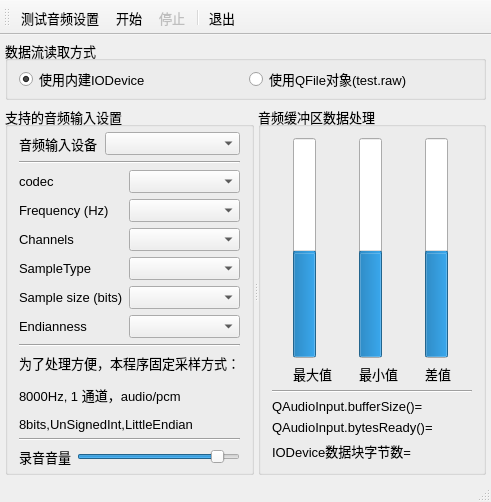
<?xml version="1.0" encoding="UTF-8"?>
<ui version="4.0">
 <class>MainWindow</class>
 <widget class="QMainWindow" name="MainWindow">
  <property name="geometry">
   <rect>
    <x>0</x>
    <y>0</y>
    <width>490</width>
    <height>440</height>
   </rect>
  </property>
  <property name="font">
   <font>
    <pointsize>10</pointsize>
   </font>
  </property>
  <property name="windowTitle">
   <string>Demo10_4, QAudioInput进行音频输入</string>
  </property>
  <widget class="QWidget" name="centralWidget">
   <layout class="QVBoxLayout" name="verticalLayout_3">
    <property name="leftMargin">
     <number>5</number>
    </property>
    <property name="topMargin">
     <number>5</number>
    </property>
    <property name="rightMargin">
     <number>5</number>
    </property>
    <property name="bottomMargin">
     <number>5</number>
    </property>
    <item>
     <widget class="QGroupBox" name="groupBox_saveMode">
      <property name="title">
       <string>数据流读取方式</string>
      </property>
      <layout class="QHBoxLayout" name="horizontalLayout_3">
       <property name="topMargin">
        <number>5</number>
       </property>
       <property name="bottomMargin">
        <number>5</number>
       </property>
       <item>
        <widget class="QRadioButton" name="radioSaveMode_Inner">
         <property name="toolTip">
          <string>strat()方式启动，利用返回的内建IODevice读取数据</string>
         </property>
         <property name="text">
          <string>使用内建IODevice</string>
         </property>
         <property name="checked">
          <bool>true</bool>
         </property>
        </widget>
       </item>
       <item>
        <widget class="QRadioButton" name="radioSaveMode_QFile">
         <property name="toolTip">
          <string>start(file)方式启动，file是外建QFile对象</string>
         </property>
         <property name="text">
          <string>使用QFile对象(test.raw)</string>
         </property>
        </widget>
       </item>
      </layout>
     </widget>
    </item>
    <item>
     <widget class="QSplitter" name="splitter">
      <property name="orientation">
       <enum>Qt::Horizontal</enum>
      </property>
      <widget class="QGroupBox" name="groupBoxDevice">
       <property name="title">
        <string>支持的音频输入设置</string>
       </property>
       <layout class="QVBoxLayout" name="verticalLayout_2">
        <property name="topMargin">
         <number>5</number>
        </property>
        <property name="bottomMargin">
         <number>5</number>
        </property>
        <item>
         <layout class="QHBoxLayout" name="horizontalLayout">
          <item>
           <widget class="QLabel" name="label">
            <property name="maximumSize">
             <size>
              <width>80</width>
              <height>16777215</height>
             </size>
            </property>
            <property name="text">
             <string>音频输入设备</string>
            </property>
           </widget>
          </item>
          <item>
           <widget class="QComboBox" name="comboDevices"/>
          </item>
         </layout>
        </item>
        <item>
         <widget class="Line" name="line">
          <property name="orientation">
           <enum>Qt::Horizontal</enum>
          </property>
         </widget>
        </item>
        <item>
         <layout class="QGridLayout" name="gridLayout">
          <item row="0" column="0">
           <widget class="QLabel" name="actualCodecLabel">
            <property name="text">
             <string>codec</string>
            </property>
           </widget>
          </item>
          <item row="0" column="1">
           <widget class="QComboBox" name="comboCodec"/>
          </item>
          <item row="1" column="0">
           <widget class="QLabel" name="actualFreqLabel">
            <property name="text">
             <string>Frequency (Hz)</string>
            </property>
           </widget>
          </item>
          <item row="1" column="1">
           <widget class="QComboBox" name="comboSampleRate">
            <property name="sizePolicy">
             <sizepolicy hsizetype="Expanding" vsizetype="Fixed">
              <horstretch>0</horstretch>
              <verstretch>0</verstretch>
             </sizepolicy>
            </property>
           </widget>
          </item>
          <item row="2" column="0">
           <widget class="QLabel" name="actualChannelLabel">
            <property name="text">
             <string>Channels</string>
            </property>
           </widget>
          </item>
          <item row="2" column="1">
           <widget class="QComboBox" name="comboChannels"/>
          </item>
          <item row="3" column="0">
           <widget class="QLabel" name="actualSampleTypeLabel">
            <property name="text">
             <string>SampleType</string>
            </property>
           </widget>
          </item>
          <item row="3" column="1">
           <widget class="QComboBox" name="comboSampleTypes"/>
          </item>
          <item row="4" column="0">
           <widget class="QLabel" name="actualSampleSizeLabel">
            <property name="text">
             <string>Sample size (bits)</string>
            </property>
           </widget>
          </item>
          <item row="4" column="1">
           <widget class="QComboBox" name="comboSampleSizes"/>
          </item>
          <item row="5" column="0">
           <widget class="QLabel" name="actualEndianLabel">
            <property name="text">
             <string>Endianness</string>
            </property>
           </widget>
          </item>
          <item row="5" column="1">
           <widget class="QComboBox" name="comboByteOrder"/>
          </item>
         </layout>
        </item>
        <item>
         <widget class="Line" name="line_2">
          <property name="orientation">
           <enum>Qt::Horizontal</enum>
          </property>
         </widget>
        </item>
        <item>
         <widget class="QLabel" name="label_2">
          <property name="text">
           <string>&lt;html&gt;&lt;head/&gt;&lt;body&gt;&lt;p&gt;为了处理方便，本程序固定采样方式：&lt;/p&gt;&lt;p&gt;8000Hz, 1 通道，audio/pcm&lt;/p&gt;&lt;p&gt;8bits,UnSignedInt,LittleEndian&lt;/p&gt;&lt;/body&gt;&lt;/html&gt;</string>
          </property>
          <property name="textFormat">
           <enum>Qt::AutoText</enum>
          </property>
         </widget>
        </item>
        <item>
         <widget class="Line" name="line_4">
          <property name="orientation">
           <enum>Qt::Horizontal</enum>
          </property>
         </widget>
        </item>
        <item>
         <layout class="QHBoxLayout" name="horizontalLayout_2">
          <item>
           <widget class="QLabel" name="LabVol">
            <property name="text">
             <string>录音音量</string>
            </property>
           </widget>
          </item>
          <item>
           <widget class="QSlider" name="sliderVolumn">
            <property name="maximum">
             <number>100</number>
            </property>
            <property name="value">
             <number>90</number>
            </property>
            <property name="orientation">
             <enum>Qt::Horizontal</enum>
            </property>
           </widget>
          </item>
         </layout>
        </item>
       </layout>
      </widget>
      <widget class="QGroupBox" name="groupBox_disp">
       <property name="title">
        <string>音频缓冲区数据处理</string>
       </property>
       <layout class="QVBoxLayout" name="verticalLayout">
        <item>
         <layout class="QGridLayout" name="gridLayout_2">
          <item row="0" column="0">
           <widget class="QProgressBar" name="progBar_Max">
            <property name="maximum">
             <number>256</number>
            </property>
            <property name="value">
             <number>120</number>
            </property>
            <property name="textVisible">
             <bool>false</bool>
            </property>
            <property name="orientation">
             <enum>Qt::Vertical</enum>
            </property>
           </widget>
          </item>
          <item row="0" column="1">
           <widget class="QProgressBar" name="progBar_Min">
            <property name="maximum">
             <number>256</number>
            </property>
            <property name="value">
             <number>120</number>
            </property>
            <property name="textVisible">
             <bool>false</bool>
            </property>
            <property name="orientation">
             <enum>Qt::Vertical</enum>
            </property>
           </widget>
          </item>
          <item row="0" column="2">
           <widget class="QProgressBar" name="progBar_Diff">
            <property name="maximum">
             <number>256</number>
            </property>
            <property name="value">
             <number>120</number>
            </property>
            <property name="textVisible">
             <bool>false</bool>
            </property>
            <property name="orientation">
             <enum>Qt::Vertical</enum>
            </property>
           </widget>
          </item>
          <item row="1" column="0">
           <widget class="QLabel" name="label_3">
            <property name="text">
             <string>最大值</string>
            </property>
           </widget>
          </item>
          <item row="1" column="1">
           <widget class="QLabel" name="label_4">
            <property name="text">
             <string>最小值</string>
            </property>
           </widget>
          </item>
          <item row="1" column="2">
           <widget class="QLabel" name="label_5">
            <property name="text">
             <string>差值</string>
            </property>
           </widget>
          </item>
         </layout>
        </item>
        <item>
         <widget class="Line" name="line_3">
          <property name="orientation">
           <enum>Qt::Horizontal</enum>
          </property>
         </widget>
        </item>
        <item>
         <widget class="QLabel" name="LabBufferSize">
          <property name="minimumSize">
           <size>
            <width>200</width>
            <height>0</height>
           </size>
          </property>
          <property name="text">
           <string>QAudioInput.bufferSize()=</string>
          </property>
         </widget>
        </item>
        <item>
         <widget class="QLabel" name="LabBytesReady">
          <property name="text">
           <string>QAudioInput.bytesReady()=</string>
          </property>
         </widget>
        </item>
        <item>
         <widget class="QLabel" name="LabBlockSize">
          <property name="minimumSize">
           <size>
            <width>190</width>
            <height>0</height>
           </size>
          </property>
          <property name="text">
           <string>IODevice数据块字节数=</string>
          </property>
         </widget>
        </item>
       </layout>
      </widget>
     </widget>
    </item>
   </layout>
  </widget>
  <widget class="QToolBar" name="mainToolBar">
   <property name="iconSize">
    <size>
     <width>16</width>
     <height>16</height>
    </size>
   </property>
   <property name="toolButtonStyle">
    <enum>Qt::ToolButtonTextBesideIcon</enum>
   </property>
   <attribute name="toolBarArea">
    <enum>TopToolBarArea</enum>
   </attribute>
   <attribute name="toolBarBreak">
    <bool>false</bool>
   </attribute>
   <addaction name="actDeviceTest"/>
   <addaction name="actStart"/>
   <addaction name="actStop"/>
   <addaction name="separator"/>
   <addaction name="actQuit"/>
  </widget>
  <widget class="QStatusBar" name="statusBar"/>
  <action name="actDeviceTest">
   <property name="icon">
    <iconset resource="res.qrc">
     <normaloff>:/icons/images/22.ico</normaloff>:/icons/images/22.ico</iconset>
   </property>
   <property name="text">
    <string>测试音频设置</string>
   </property>
   <property name="toolTip">
    <string>测试音频设置</string>
   </property>
  </action>
  <action name="actStart">
   <property name="icon">
    <iconset resource="res.qrc">
     <normaloff>:/icons/images/626.bmp</normaloff>:/icons/images/626.bmp</iconset>
   </property>
   <property name="text">
    <string>开始</string>
   </property>
   <property name="toolTip">
    <string>开始</string>
   </property>
  </action>
  <action name="actStop">
   <property name="enabled">
    <bool>false</bool>
   </property>
   <property name="icon">
    <iconset resource="res.qrc">
     <normaloff>:/icons/images/624.bmp</normaloff>:/icons/images/624.bmp</iconset>
   </property>
   <property name="text">
    <string>停止</string>
   </property>
   <property name="toolTip">
    <string>停止</string>
   </property>
  </action>
  <action name="actQuit">
   <property name="icon">
    <iconset resource="res.qrc">
     <normaloff>:/icons/images/132.bmp</normaloff>:/icons/images/132.bmp</iconset>
   </property>
   <property name="text">
    <string>退出</string>
   </property>
   <property name="toolTip">
    <string>退出</string>
   </property>
  </action>
 </widget>
 <layoutdefault spacing="6" margin="11"/>
 <resources>
  <include location="res.qrc"/>
 </resources>
 <connections>
  <connection>
   <sender>actQuit</sender>
   <signal>triggered()</signal>
   <receiver>MainWindow</receiver>
   <slot>close()</slot>
   <hints>
    <hint type="sourcelabel">
     <x>-1</x>
     <y>-1</y>
    </hint>
    <hint type="destinationlabel">
     <x>437</x>
     <y>248</y>
    </hint>
   </hints>
  </connection>
 </connections>
</ui>
